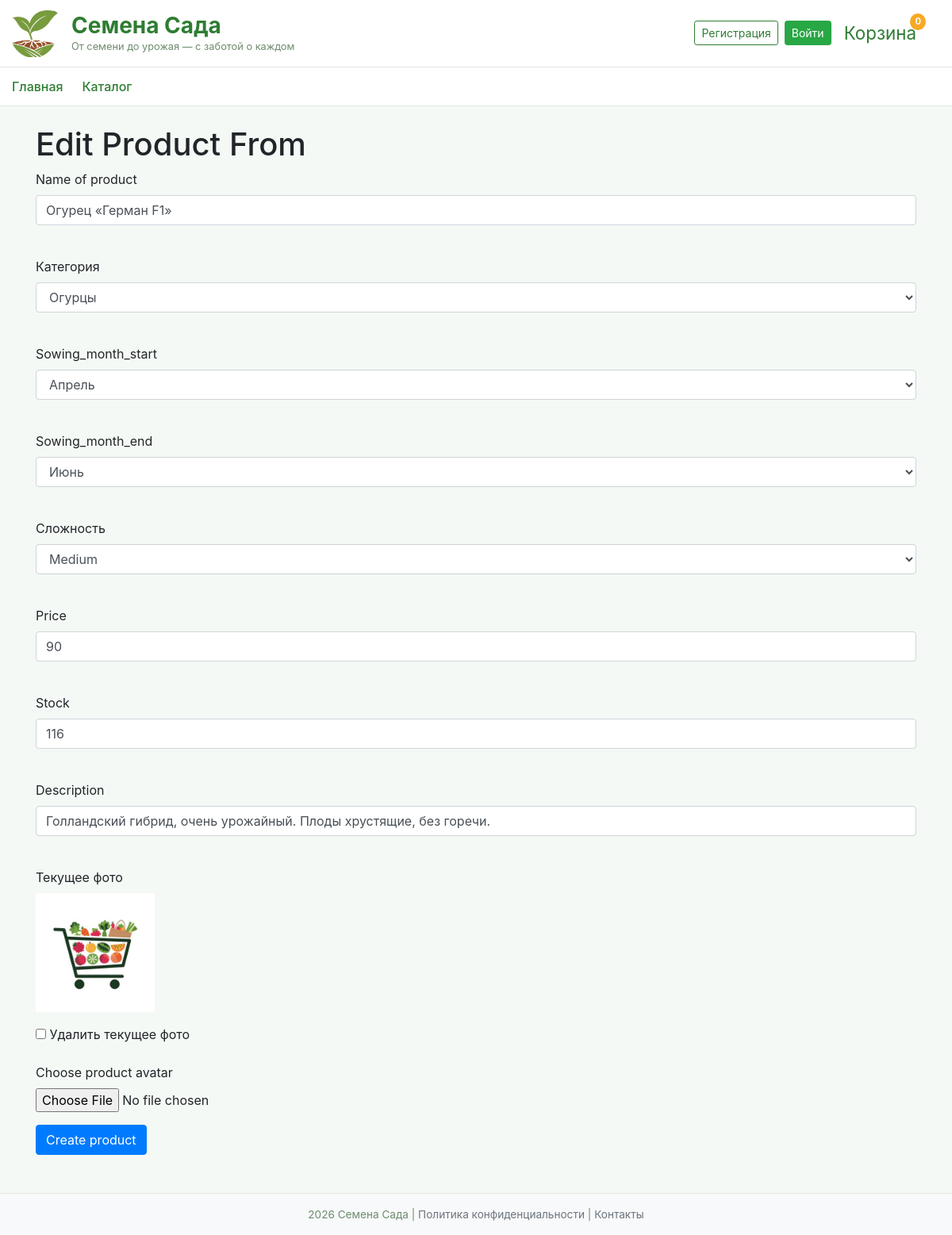
/admin/product/edit/6, run on an earlier commit of the app's database.
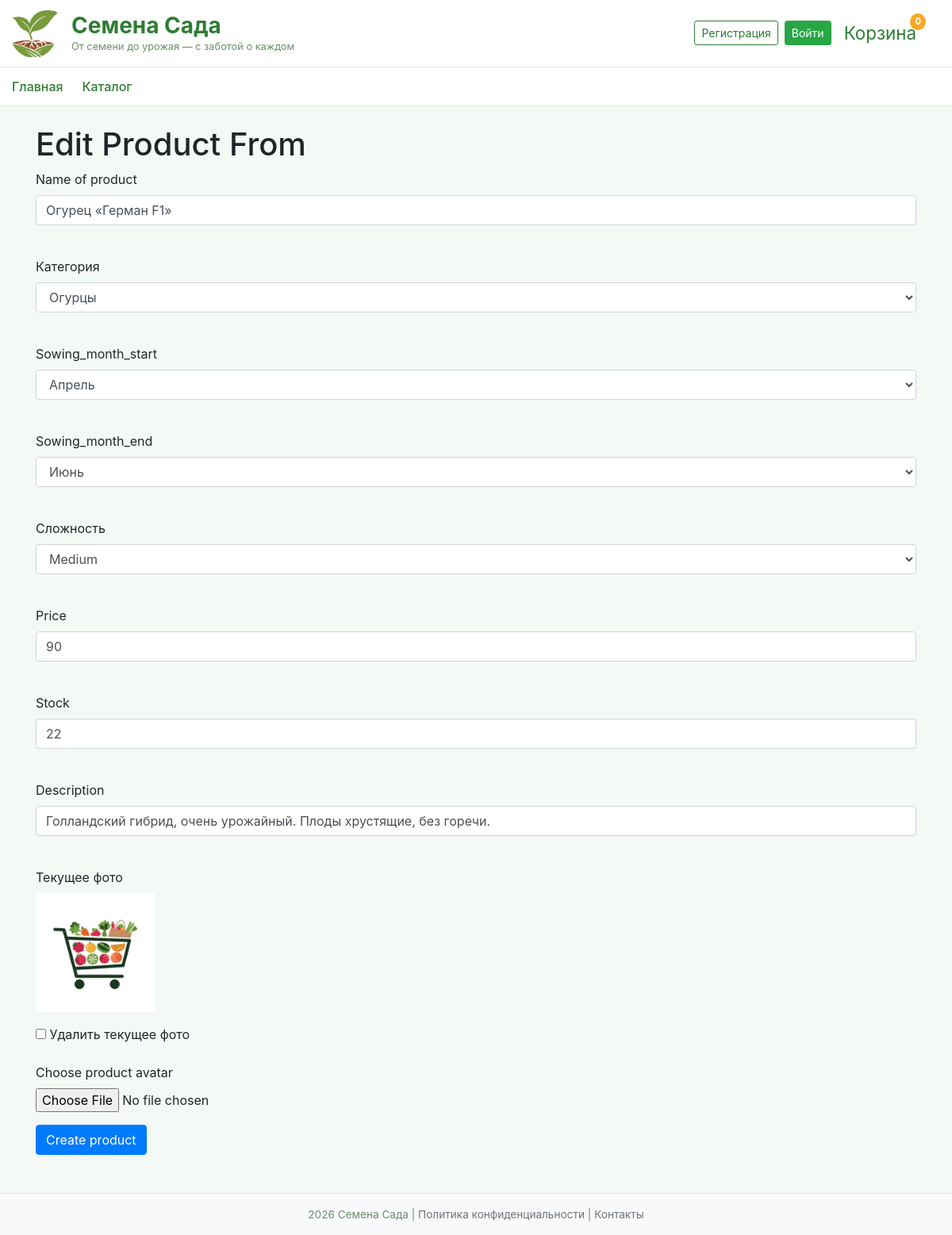
And on a later commit of the database.
### data/products.py (models this page shows)
class Product(SqlAlchemyBase, SerializerMixin):
    __tablename__ = 'products'
    serialize_only = ('id', 'name', 'category_id', 'category.name', 'price', 'stock',
                      'image_path', 'description', 'sowing_month_start', 'sowing_month_end',
                      'difficulty', 'modified_date', 'order_items')
    id = sqlalchemy.Column(sqlalchemy.Integer, primary_key=True, autoincrement=True)
    name = sqlalchemy.Column(sqlalchemy.String)
    category_id = sqlalchemy.Column(sqlalchemy.Integer, sqlalchemy.ForeignKey('categories.id'))
    price = sqlalchemy.Column(sqlalchemy.Integer)
    stock = sqlalchemy.Column(sqlalchemy.Integer)
    image_path = sqlalchemy.Column(sqlalchemy.String)
    description = sqlalchemy.Column(sqlalchemy.String)
    sowing_month_start = sqlalchemy.Column(sqlalchemy.Integer)
    sowing_month_end = sqlalchemy.Column(sqlalchemy.Integer)
    difficulty = sqlalchemy.Column(sqlalchemy.String)
    modified_date = sqlalchemy.Column(sqlalchemy.DateTime, default=datetime.datetime.now)
    order_items = orm.relationship("OrderItem", back_populates='product')
    category = orm.relationship("Category")

### main.py (the view, shortened to what this page needs)
@app.route('/admin/product/edit/<int:product_id>', methods=['GET', 'POST'])
def edit_product(product_id):
    form = AddProductForm()
    with create_session() as db_sess:
        categories = db_sess.query(Category).all()
        form.category_id.choices = [(c.id, c.name) for c in categories]
        product = db_sess.get(Product, product_id)
        if not product:
            return redirect('/catalog')
        if request.method == 'GET':
            form.name.data = product.name
            form.price.data = product.price
            form.stock.data = product.stock
            form.description.data = product.description
            form.category_id.data = product.category_id
            form.difficulty.data = product.difficulty
            form.sowing_month_start.data = product.sowing_month_start
            form.sowing_month_end.data = product.sowing_month_end
    return render_template('product.html', title='Редактирование товара',
                           form=form, product=product)

### data/db_session.py (called while the page is built)
def create_session() -> Session:
    global __factory
    return __factory()

### main.py (called while the page is built)
@app.context_processor
def cart_count():
    cart = session.get('cart', {})
    count = sum(cart.values())
    return dict(cart_count=count)

### templates/product.html (shortened to what this page needs)
{% extends "base.html" %}
{% block content %}
{% if product %}
<h1>Edit Product From</h1>
{% else %}
<h1>Add Product From</h1>
{% endif %}
<form action="" method="post" enctype="multipart/form-data">
    <p>
        {{ form.name.label }}<br>
        {{ form.name(class="form-control", type="text") }}<br>
    </p>
    <p>
        {{ form.category_id.label }}<br>
        {{ form.category_id(class="form-control", type="text") }}<br>
    </p>
    <p>
        {{ form.sowing_month_start.label }}<br>
        {{ form.sowing_month_start(class="form-control", type="text") }}<br>
    </p>
    <p>
        {{ form.sowing_month_end.label }}<br>
        {{ form.sowing_month_end(class="form-control", type="text") }}<br>
    </p>
    <p>
        {{ form.difficulty.label }}<br>
        {{ form.difficulty(class="form-control", type="text") }}<br>
    </p>
    <p>
        {{ form.price.label }}<br>
        {{ form.price(class="form-control", min="20", type="number") }}<br>
    </p>
    <p>
        {{ form.stock.label }}<br>
        {{ form.stock(class="form-control", min="1", type="number") }}<br>
    </p>
    <p>
        {{ form.description.label }}<br>
        {{ form.description(class="form-control", rows="5") }}<br>
    </p>
    {% if product %}
    <div class="form-group">
        <label>Текущее фото</label><br>
        <img src="/{{ product.image_path }}" alt="{{ product.name }}" style="height: 150px; object-fit: cover;">
    </div>
    <div class="form-group">
        <input type="checkbox" name="delete_photo" id="delete_photo">
        <label for="delete_photo">Удалить текущее фото</label>
    </div>
    {% endif %}
    <p>
        <label for="photo">Choose product avatar</label>
        <input type="file" class="form-control-file" id="photo" name="file">
    </p>
    <p>{{ form.submit(type="submit", class="btn btn-primary") }}</p>
</form>
{% endblock %}

What changed in the data, as far as the page shows it:
changed Product "Огурец «Герман F1»": stock "116" → "22"
